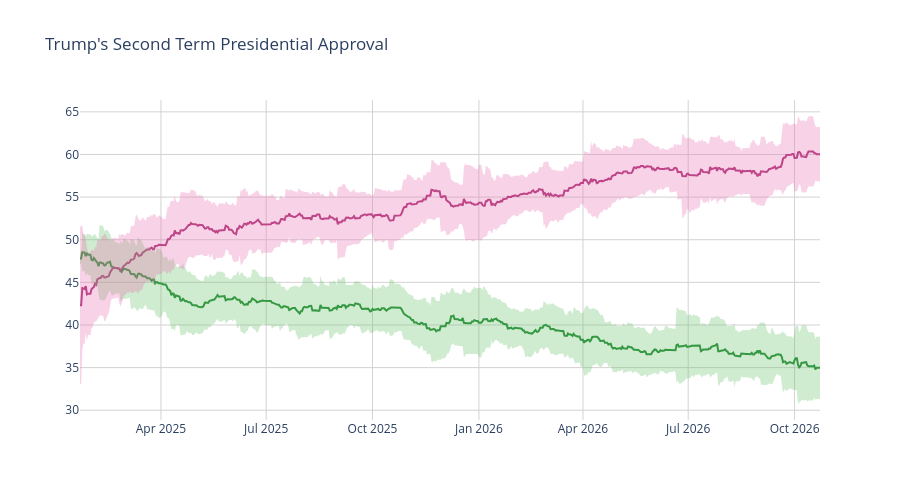

Here is the notebook cell this chart was saved with:
### Code cell
disappr_ci_hex = "#e86eaf"
appr_ci_hex = "#60be65"
disappr_ci_rgba = "rgba(232, 110, 175, 0.3)"
appr_ci_rgba = "rgba(96, 190, 101, 0.3)"
grid_col = "#d4d2d2"


# Approve
fig = go.Figure(go.Scatter(
    x=pres['end_date'],
    y=pres['approve'],
    hovertemplate="%{y:.2f}%",
    name="<b>Approve</b>",
    line=dict(color="#228833"),
    showlegend=False
))

# Disapprove
fig.add_trace(go.Scatter(
    x=pres['end_date'],
    y=pres['disapprove'],
    hovertemplate="%{y:.2f}%",
    name="<b>Disapprove</b>",
    line=dict(color="#aa3377"),
    showlegend=False
    )
)

# Approve CI
fig.add_traces([

    # Upper bound
    go.Scatter(
        x=pres['end_date'],
        y=pres['approve_upper_ci'],
        marker=dict(color=appr_ci_hex),
        line=dict(width=0),
        mode='lines',
        showlegend=False,
        hoverinfo="skip"
    ),

    # Lower bound
    go.Scatter(
        x=pres['end_date'],
        y=pres['approve_lower_ci'],
        marker=dict(color=appr_ci_hex),
        line=dict(width=0),
        mode='lines',
        fillcolor=appr_ci_rgba,
        fill="tonexty",
        showlegend=False,
        hoverinfo="skip"
    )
])

# Disapprove CI
fig.add_traces([

    # Upper bound
    go.Scatter(
        x=pres['end_date'],
        y=pres['disapprove_upper_ci'],
        marker=dict(color=disappr_ci_hex),
        line=dict(width=0),
        mode='lines',
        showlegend=False,
        hoverinfo="skip"
    ),

    # Lower bound
    go.Scatter(
        x=pres['end_date'],
        y=pres['disapprove_lower_ci'],
        marker=dict(color=disappr_ci_hex),
        line=dict(width=0),
        mode='lines',
        fillcolor=disappr_ci_rgba,
        fill="tonexty",
        showlegend=False,
        hoverinfo="skip"
    )
])

fig.update_layout(
    title=dict(text="Trump's Second Term Presidential Approval"),
    hovermode="x"
)

fig.update_xaxes(gridcolor=grid_col)
fig.update_yaxes(gridcolor=grid_col)

fig.update_layout(hovermode="x", hoverlabel_align="right", plot_bgcolor="rgba(0, 0, 0, 0)", height=500)
fig.show()

### Figure 1 — Plotly figure (JSON) as saved in the notebook; plotly's stock layout.template omitted (floating-point values rounded to 4 significant figures; data arrays with more than 128 entries replaced by an {"elided": "..."} marker saying what was removed)
{"data": [{"hovertemplate": "%{y:.2f}%", "line": {"color": "#228833"}, "name": "<b>Approve</b>", "showlegend": false, "type": "scatter", "x": {"elided": "641 str values"}, "y": {"elided": "641 float values"}}, {"hovertemplate": "%{y:.2f}%", "line": {"color": "#aa3377"}, "name": "<b>Disapprove</b>", "showlegend": false, "type": "scatter", "x": {"elided": "641 str values"}, "y": {"elided": "641 float values"}}, {"hoverinfo": "skip", "line": {"width": 0}, "marker": {"color": "#60be65"}, "mode": "lines", "showlegend": false, "type": "scatter", "x": {"elided": "641 str values"}, "y": {"elided": "641 float values"}}, {"fill": "tonexty", "fillcolor": "rgba(96, 190, 101, 0.3)", "hoverinfo": "skip", "line": {"width": 0}, "marker": {"color": "#60be65"}, "mode": "lines", "showlegend": false, "type": "scatter", "x": {"elided": "641 str values"}, "y": {"elided": "641 float values"}}, {"hoverinfo": "skip", "line": {"width": 0}, "marker": {"color": "#e86eaf"}, "mode": "lines", "showlegend": false, "type": "scatter", "x": {"elided": "641 str values"}, "y": {"elided": "641 float values"}}, {"fill": "tonexty", "fillcolor": "rgba(232, 110, 175, 0.3)", "hoverinfo": "skip", "line": {"width": 0}, "marker": {"color": "#e86eaf"}, "mode": "lines", "showlegend": false, "type": "scatter", "x": {"elided": "641 str values"}, "y": {"elided": "641 float values"}}], "layout": {"height": 500, "hoverlabel": {"align": "right"}, "hovermode": "x", "plot_bgcolor": "rgba(0, 0, 0, 0)", "title": {"text": "Trump's Second Term Presidential Approval"}, "xaxis": {"gridcolor": "#d4d2d2"}, "yaxis": {"gridcolor": "#d4d2d2"}}}
